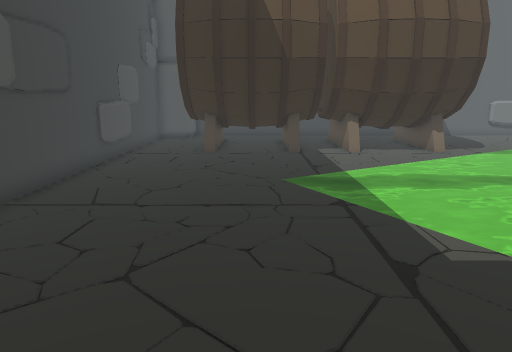
View 1 (above)

16 first-person views from a walk through a scene from a Unity 3-D project. The camera is 1.2 m above the floor, tilts 12° down and sees 70° across. The floor is counted in squares, 0.5 m on a side. Each view is taken from the middle of a square. On the plan, view 1 faces up. The plan holds only what a view shows up to about 20 squares ahead; the rest is blank. The place goes on beyond the plan. Some animated figures are left out. Some surface patterns are stand-ins.

View 2
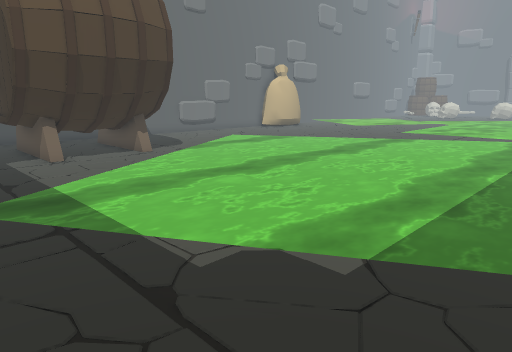

View 3
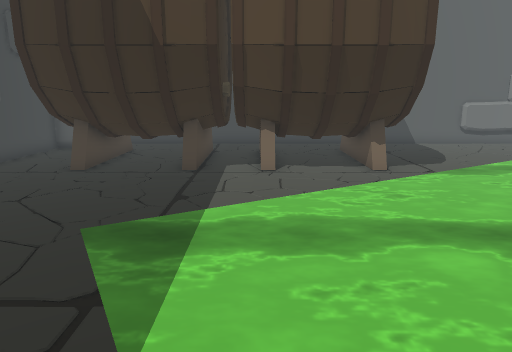

View 4
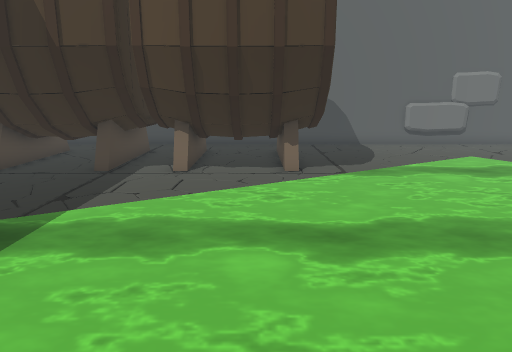

View 5
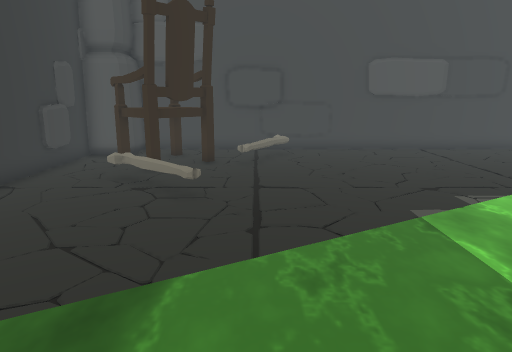

View 6
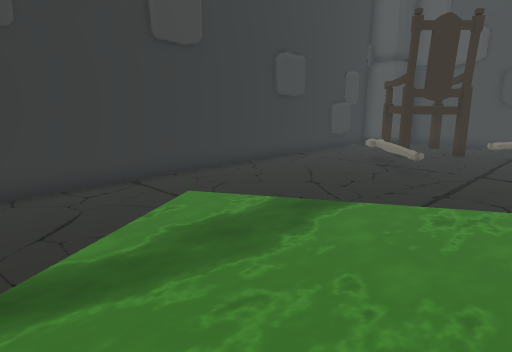

View 7
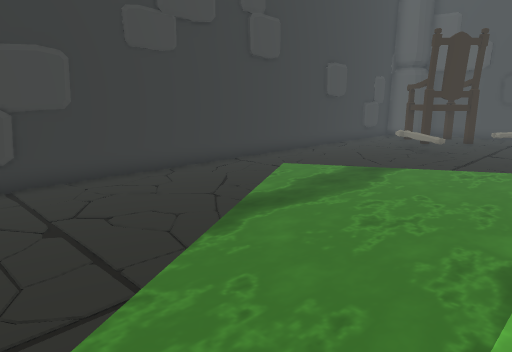

View 8
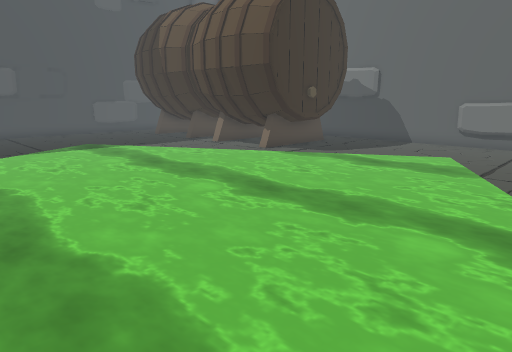

View 9
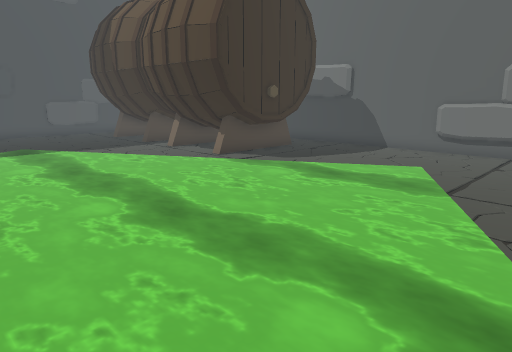

View 10
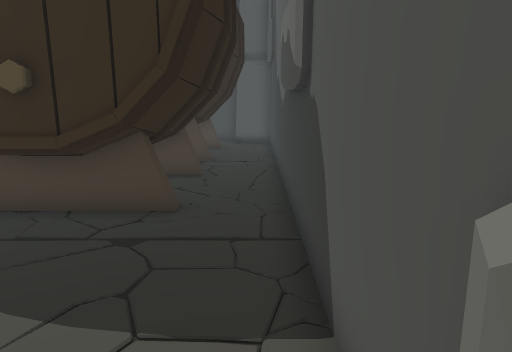

View 11
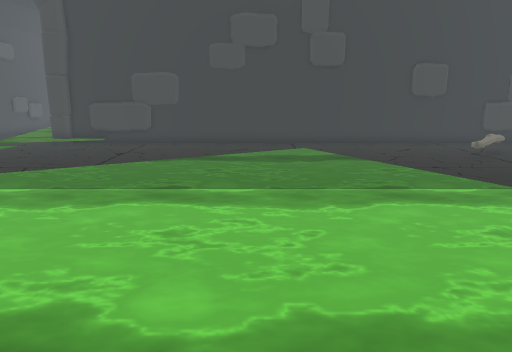

View 12
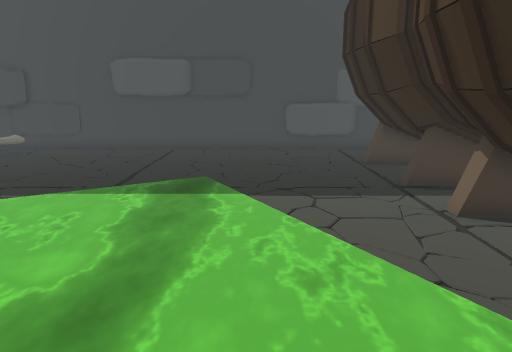

View 13
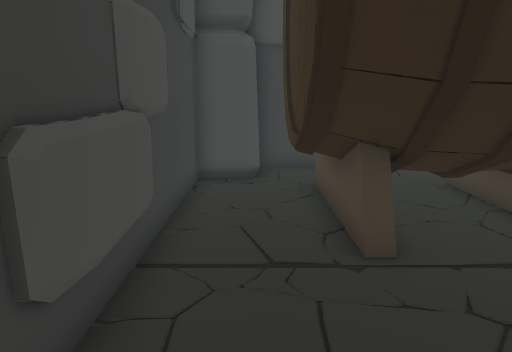

View 14
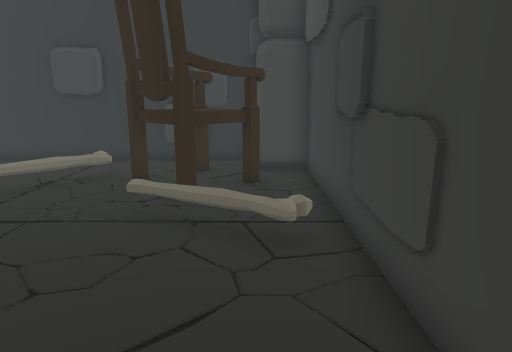

View 15
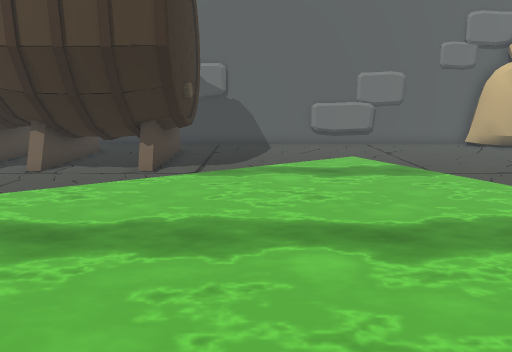

View 16
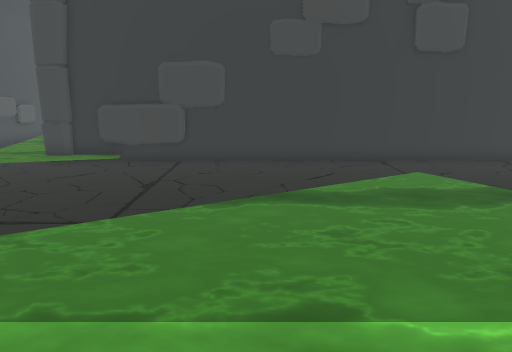

### Floor plan
Key: @ floor where view 1 was taken; # wall or solid block; . floor; O other object.
Columns run from 6 left of view 1 to 21 right of it. Each row starts with its distance up from view 1.
 24   ##########################
 23   #.........................
 22 ###O  OOOO OOOOO............
 21 #..OO OOOOOOOOOO............
 20 #..OO  OOOOOO OO............
 19 #..OO  OOOOO  OO............
 18 #..OOOOOOOOOOOOO............
 17 #..OOOOOOOOOOOOO............
 16 #..OOOOOOOOOOOOO............
 15 #...OOOO...OOOO............
 14 #..........................
 13 #..........................
 12 #..........................
 11 #..........................
 10 #..........................
  9 #..........................
  8 #...........................
  7 #...........................
  6 #...........................
  5 #...........................
  4 #..........................
  3 #......................... .
  2 #..........................
  1 #.O.........................
  0 #..OO.@.....................
 -1 #...........................
 -2 #..OO....O..................
 -3 #.OOOO..O...................
 -4 #.OOOO.O....................
 -5 ###OO.......................
 -6 ###.........................
 -7   ##########################

Positions as (right, up) in squares from view 1, and headings:
1: (0, 0), facing up
2: (0, 1), facing up-right
3: (4, 4), facing up
4: (7, 4), facing up
5: (12, 0), facing left
6: (15, 3), facing down-left
7: (20, 4), facing down-left
8: (21, 3), facing up-left
9: (21, 6), facing up-left
10: (16, 23), facing left
11: (12, 13), facing down
12: (12, 12), facing left
13: (-4, 11), facing up
14: (-4, 7), facing down
15: (12, 4), facing up
16: (15, 7), facing down
